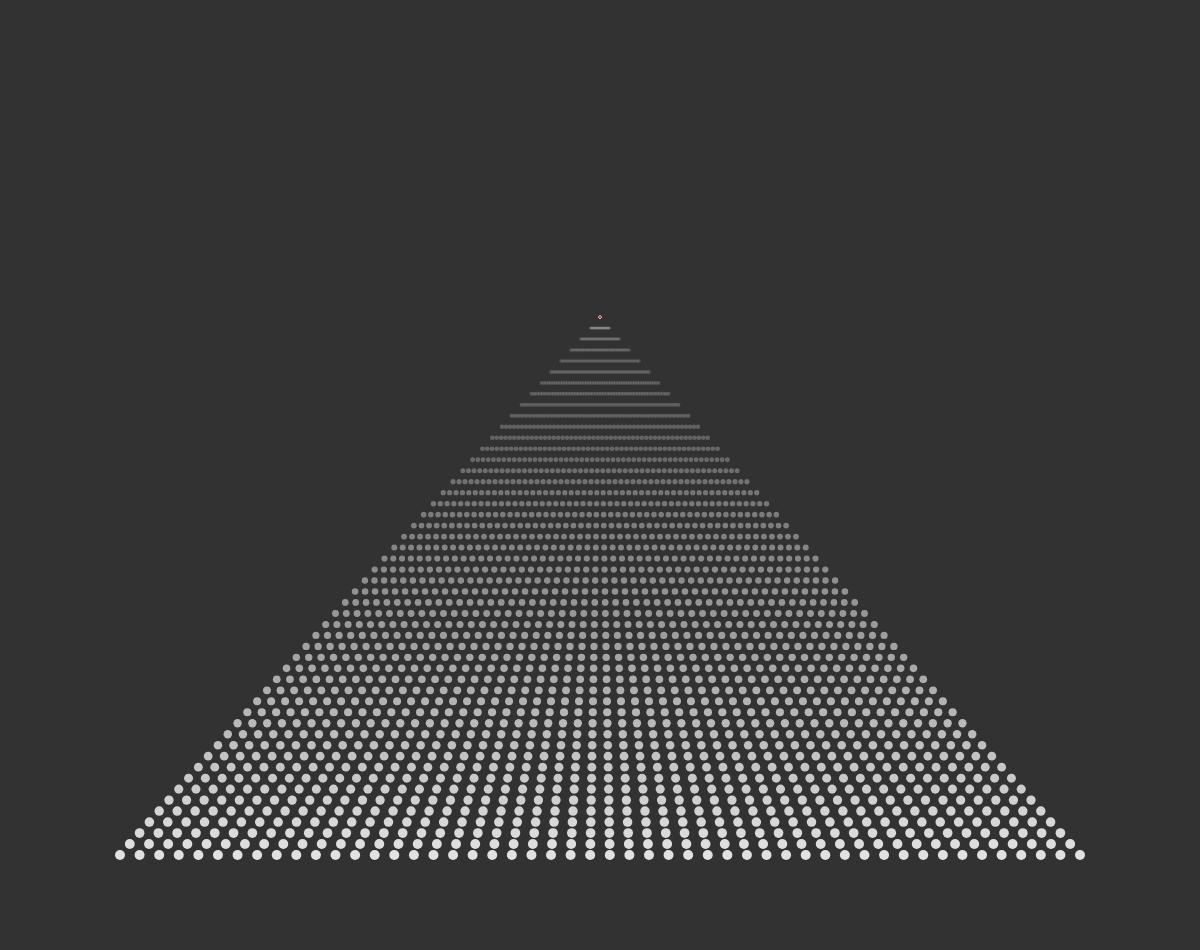
Frame 1 (no input)
Frame 60 (no input): identical to frame 1, image omitted
Frame 120 (the mouse pressed at the canvas centre since frame 60): identical to frame 1, image omitted

The p5.js sketch that drew this single still picture (run headless with seeded random() and noise() and a simulated clock; from frame 60 on, the mouse is pressed at the canvas centre):

// p5.js sketch
// ── sketch.js
num_lines = 50;
let slidx;
let slidy;
function setup() {
  createCanvas(windowWidth, windowHeight * 0.95);

  slidx = createSlider(0, width, width / 2);
  slidy = createSlider(0, height, (2 * height) / 3);
}

function draw() {
  background(50);

  w = width;
  h = height;
  m = 0.1;

  endPoint = createVector(slidx.value(), height - slidy.value());
  drawPerspectiveGrid(endPoint);

  stroke("red");
  strokeWeight(2);
  point(endPoint);
}

function drawPerspectiveGrid(endPoint) {
  for (i = 0; i < num_lines; i++) {
    for (j = 0; j < num_lines; j++) {
      ind = i / (num_lines - 1);
      jnd = j / (num_lines - 1);

      xmin = lerp(w * m, endPoint.x, jnd);
      xmax = lerp(w*(1-m), endPoint.x, jnd);

      ymin = h * (1 - m);
      ymax = endPoint.y;

      x = lerp(xmin, xmax, ind);
      y = lerp(ymin, ymax, jnd);

      a = lerp(255, 20, jnd)
      stroke(225, a);
      size = lerp(10, 3, jnd);
      strokeWeight(size);
      point(x, y);
    }
  }
}
